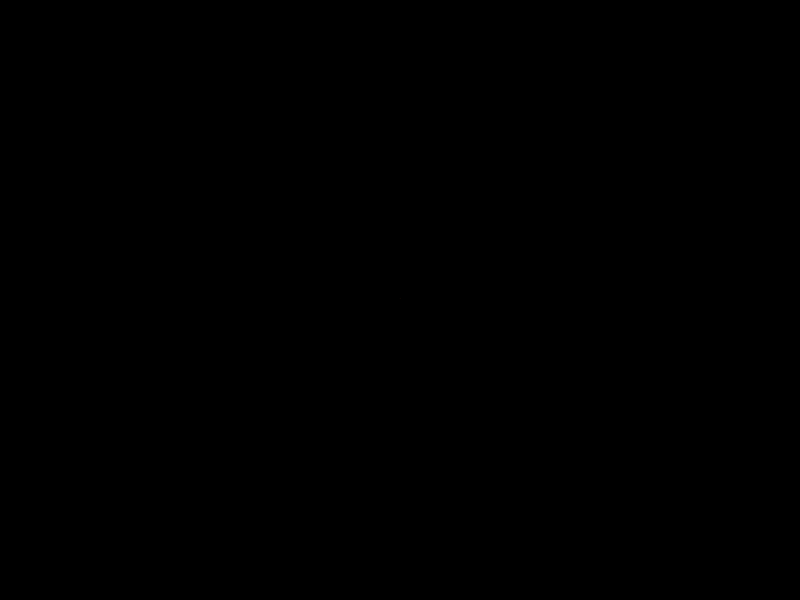
Frame 1 (no input)
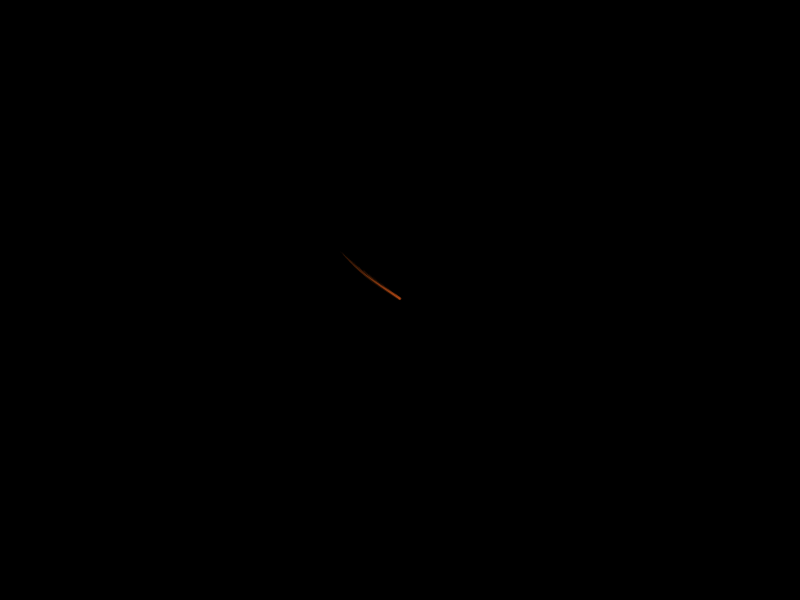
Frame 60 (the mouse pressed at the canvas centre just before this capture)
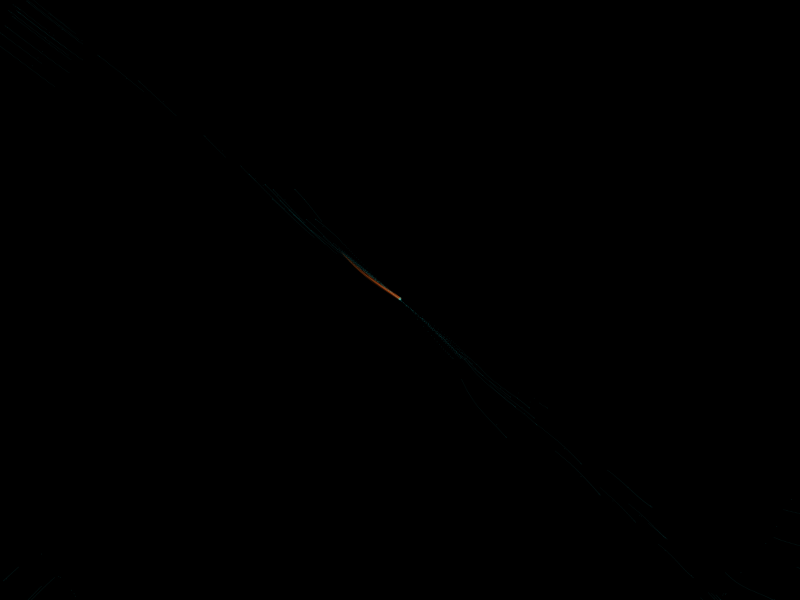
Frame 120 (the mouse held since frame 60 and released just before this capture)

The Processing sketch that drew these frames (run headless with seeded random() and noise(); from frame 60 on, the mouse is pressed at the canvas centre):

// Processing sketch: processing_122408
// ── processing_122408.pde


ParticleSystem ps;
Repeller repeller;
boolean colorwhite = false;
int frame = 0;



void setup() {
  colorMode(HSB,360,100,100);
  size(800,600);
 ps = new ParticleSystem(new PVector(width/2,height/2));
 background(0);
 frameRate=5000;
  
}

void draw() {


  PVector gravity = new PVector(0,0.1);
  ps.applyForce(gravity);
  ps.addParticle();
  ps.run();
  
  repeller = new Repeller(mouseX,mouseY);
  ps.applyRepeller(repeller);
   
  frame++;
  
}











// A simple Particle class

class Particle {
  PVector location;
  PVector velocity;
  PVector acceleration;
  PVector noiseVec;
  float lifespan;
  float mass = 1;
  float age =250;
  float c =0; 
  float a;


  Particle(PVector l) {
    acceleration = new PVector(0,0.05);
    velocity = new PVector(random(-1,1),random(-2,0));
    location = l.get();
    lifespan = 255.0;
    noiseVec = new PVector();
     
  }

  void run() {
    update();
    display();
  }


 void applyForce(PVector force) {
    PVector f = force.get();
    f.div(mass);
    acceleration.add(f);
  }




  // Method to update location
  void update() {
    velocity.add(acceleration);
    location.add(velocity);
    acceleration.mult(0);
    lifespan -= 1.0;
    
  
   float noiseFloat = noise(location.x * 0.0005, location.y * 0.0005, frame* 0.001);
   println(noiseFloat);
    noiseVec.x = cos(((noiseFloat/2) * 8*PI) * 10);
    noiseVec.y = sin(((noiseFloat/2) * 2*PI) * 10);
     
    velocity.add(noiseVec);
    velocity.div(10);
    location.add(velocity);
    
    
    c++;
    




    
    
  }

  // Method to display
  void display() {
    

  
  
   if(colorwhite) {
    fill(180,90,100,20);
   }
 else {
fill(20,90,100,20);

 }
  
   
  

    noStroke();
    ellipse(location.x, location.y, 1-(c/age), 1-(c/age));
  

  age++;
  
  
  
  
  }
  
 
  
  
  
  // Is the particle still useful?
  boolean isDead() {
    if (lifespan < -100.0) {
      return true;
    } else {
      return false;
    }
  }
}




// A class to describe a group of Particles
// An ArrayList is used to manage the list of Particles 

class ParticleSystem {
  ArrayList<Particle> particles;
  PVector origin;

  ParticleSystem(PVector location) {
    origin = location.get();
    particles = new ArrayList<Particle>();
  }

  void addParticle() {
    particles.add(new Particle(origin));
  }


 void applyForce(PVector f) {
    for (Particle p: particles) {
      p.applyForce(f);
    }
  }

void applyRepeller(Repeller r) {
    for (Particle p: particles) {
      PVector force = r.repel(p);
      p.applyForce(force);
    }
  }















  void run() {
    for (int i = particles.size()-1; i >= 0; i--) {
      Particle p = particles.get(i);
      p.run();
      if (p.isDead()) {
        particles.remove(i);
      }
    }
  }
}








 
  
void keyReleased()
{
 switch(key){
 case ' ':
  
  
   noStroke();
    fill(0);
    rect(0, 0, width, height);
  
 }
  
}



 

void mousePressed(){
  
   if(colorwhite) colorwhite = false;
  else if(!colorwhite) colorwhite = true;
 
}









class Repeller {
 
//How strong is the repeller?
  float strength = -10000;
 PVector location;
  float r = 10;
 
  Repeller(float x, float y)  {
    location = new PVector(x,y);
  }
 
  void display() {
    /*
    stroke(255);
    fill(150);
    ellipse(location.x,location.y,r*2,r*2);*/
  }
 
  PVector repel(Particle p) {
//This is the same repel algorithm we used in Chapter 2: forces based on gravitational attraction.
    PVector dir = PVector.sub(location,p.location);//get force direction
    float d = dir.mag();//get distance
    dir.normalize();
    d = constrain(d,5,100);
    float force = -1 * strength / (d * d); //calculate magnitude
    dir.mult(force);
    return dir; //make a vector out of direction and magnitude
  }
}
